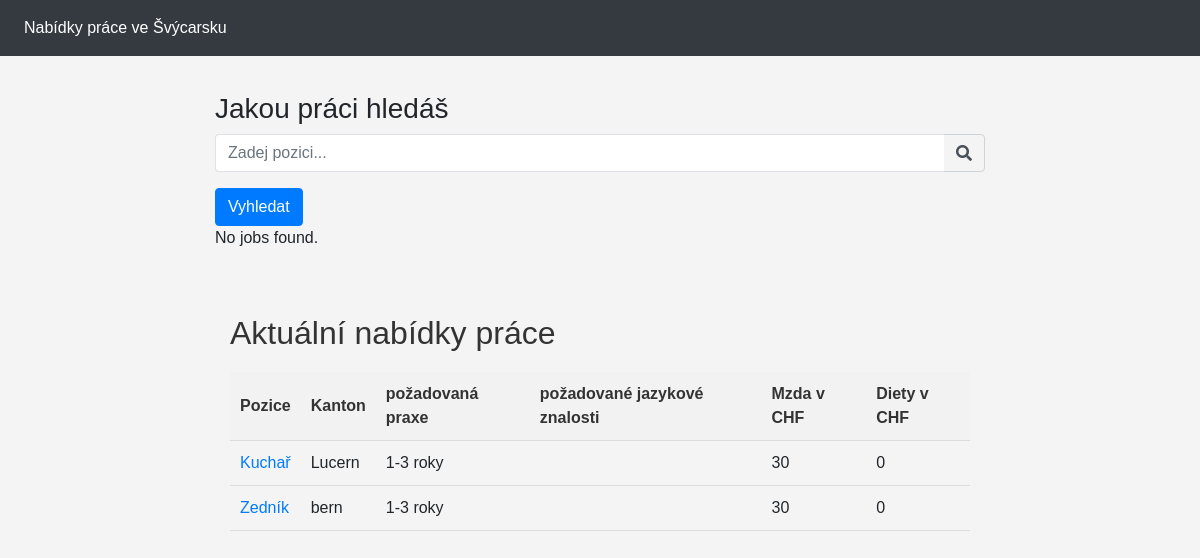
Screenshot of /all-jobs/ with the database file from the repository.
### jobapp/models.py (models this page shows, shortened)
class PostJob(models.Model):
    EXPERIENCE_CHOICES = [
        ('1-3 roky', '1-3'),
        ('4-6 let', '4-6'),
        ('6-9 let', '6-9'),
        ('10 a více let', '10 a více'),
    ]
    ACCOMMODATION_CHOICES = [
        ('vlastní ubytování', 'vlastní'),
        ('zajištěné ubytování', 'zajištěné'),
    ]
    author = models.ForeignKey("users.User", on_delete=models.CASCADE, default='')
    created_at = models.DateTimeField(auto_now_add=True)
    positions = models.ForeignKey(Position, related_name="position", on_delete=models.CASCADE)
    driving_licence = models.ManyToManyField(DrivingLicence, blank=True)
    experience = models.CharField(max_length=100, choices=EXPERIENCE_CHOICES, default='1-3')
    place = models.ForeignKey(Place, related_name="postjobs", on_delete=models.CASCADE, null=True)
    language = models.ManyToManyField(Language, related_name="language")
    accommodation = models.CharField(max_length=30, choices=ACCOMMODATION_CHOICES, default='')
    info_position = models.TextField()
    salary = models.IntegerField(choices=[(i, i) for i in range(100)], default=30)
    diet = models.IntegerField(choices=[(i, i) for i in range(31)], default=0)

class Position(models.Model):
    name_position = models.CharField(max_length=100)
    class Meta:
        ordering = ['name_position']
    def __str__(self):
        return self.name_position

class Place(models.Model):
    name_place = models.CharField(max_length=100)
    shortname = models.CharField(max_length=3)
    class Meta:
        ordering = ['name_place']
    def __str__(self):
        return self.name_place

### jobapp/views.py (the view)
# urls.py: path("all-jobs/", AllJobsView.as_view(), name="all-jobs"),
class AllJobsView(ListView):
    model = PostJob
    template_name = "all-jobs.html"
    context_object_name = "all_jobs"

### jobapp/templates/all-jobs.html (shortened to what this page needs)
{% load static offer_filters %}
<!DOCTYPE html>
<html lang="en">
<head>
    <link rel="stylesheet" href="https://stackpath.bootstrapcdn.com/bootstrap/4.3.1/css/bootstrap.min.css"
>
    <link rel="stylesheet" href="https://use.fontawesome.com/releases/v5.8.1/css/all.css"
>
</head>
<body>
<br>
<br>
<br>
<nav class="navbar navbar-expand-md navbar-dark bg-dark fixed-top">
    <div class="collapse navbar-collapse" id="navbarsExampleDefault">
        <ul class="navbar-nav mr-auto">
            <li class="nav-item active">
                <a class="nav-link" href="#">Nabídky práce ve Švýcarsku</a>
            </li>
        </ul>
    </div>
</nav>
<main role="main" class="container">
    <h3>Jakou práci hledáš</h3>
    <form method="GET" action="{% url 'job-search' %}">
        <div class="form-row">
            <div class="form-group col-12">
                <div class="input-group">
                    <input class="form-control py-2 border-right-0 border" type="search" name="title_contains"
                           placeholder="Zadej pozici..."/>
                    <span class="input-group-append">
                        <div class="input-group-text bg-transparent">
                            <i class="fa fa-search"></i>
                        </div>
                    </span>
                </div>
            </div>
        </div>
        <button type="submit" class="btn btn-primary">Vyhledat</button>
    </form>
    {% if jobs %}
    <ul>
        {% for job in jobs %}
        <li>{{ job.positions }}</li>
        {% endfor %}
    </ul>
    {% else %}
    <p>No jobs found.</p>
    {% endif %}
    {% if not jobs %}
    <br>
    <br>
    <div class="container">
        <h2>Aktuální nabídky práce</h2>
        <table id="jobs-table">
            <colgroup span="2"></colgroup>
            <tr>
                <th>Pozice</th>
                <th>Kanton</th>
                <th>požadovaná praxe</th>
                <th>požadované jazykové znalosti</th>
                <th>Mzda v CHF</th>
                <th>Diety v CHF</th>
            </tr>
            {% for job in all_jobs %}
            <tr>
                <td><a href="{% url 'job-detail' job.id %}">{{ job.positions }}</td>
                <td>{{ job.place }}</td>
                <td>{{ job.experience }}</td>
                <td>
                </td>
                <td>{{ job.salary }}</td>
                <td>{{ job.diet }}</td>
            </tr>
            {% endfor %}
        </table>
    </div>
    {% endif %}
</main>
</body>
</html>

### jobapp/templates/all-jobs.html (style rules this page uses)
body { font-family: Arial, sans-serif; background-color: #f4f4f4; margin: 0; padding: 20px; }
h2 { color: #333; }
.container { max-width: 800px; margin: 0 auto; }
table { width: 100%; border-collapse: collapse; margin-top: 20px; }
th, td { padding: 10px; text-align: left; border-bottom: 1px solid #ddd; }
th { background-color: #f2f2f2; color: #333; font-weight: bold; }

### rows the page displays
PostJob: positions "Kuchař", place "Lucern", experience "1-3 roky", salary "30", diet "0"
PostJob: positions "Zedník", place "bern", experience "1-3 roky", salary "30", diet "0"
